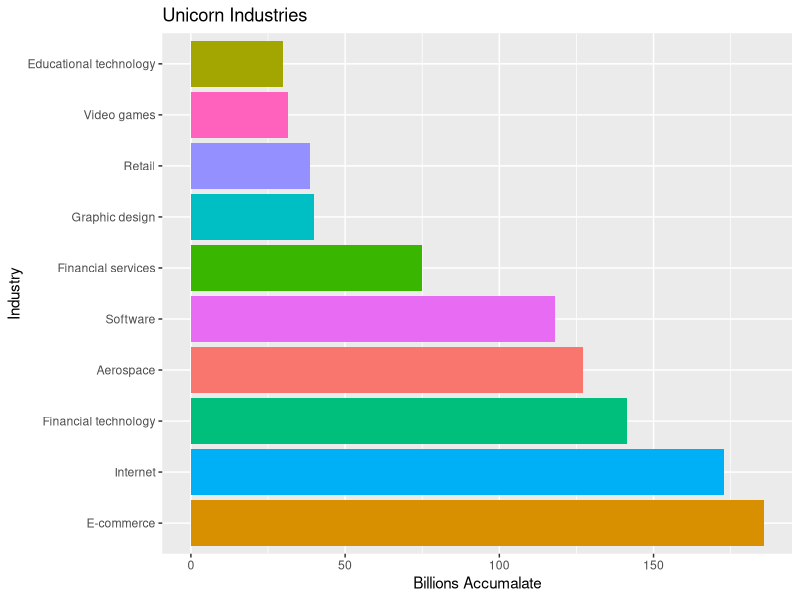
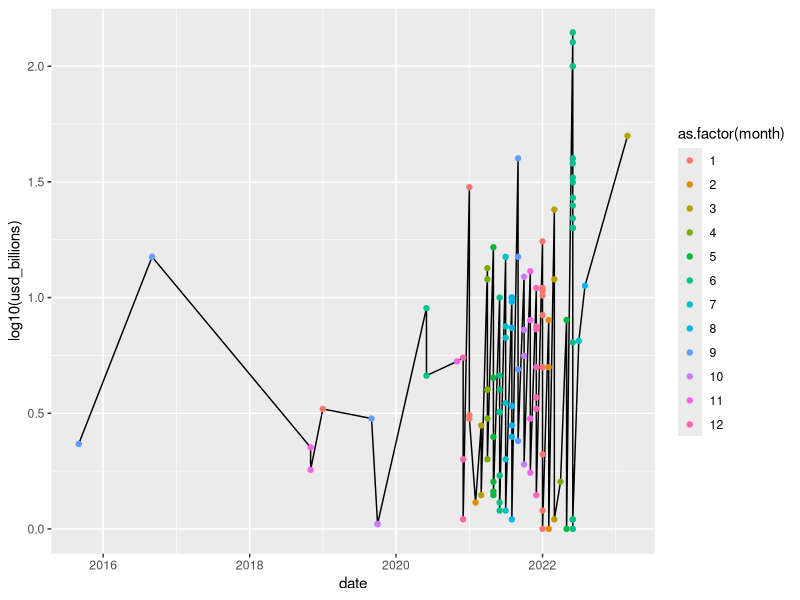

R code for these plots, in order:
library(here)
library(tidyverse)
library(glue)


data = read_csv(here('data/List_of_Unicorn_Startup_Companies.csv'))

data = data[-1]


sum(is.na(data))

data = na.omit(data)
sum(is.na(data))

columns_names= tolower(names(data)) |> iconv(from = 'UTF-8', to = 'ASCII//TRANSLIT')
columns_names =str_replace_all(columns_names," ","_")
columns_names =str_replace_all(columns_names,"[\\(\\)]","_")


columns_names
#columns_names= str_replace_all( names(data),"-", "_")  

names(data)=columns_names
names(data)
data <- data |>
        separate(valuation_date, c('month', 'year','discard')) |>
        select(!discard)

month_list=c('January',
             'February',
             'March',
             'April',
             'May',
             'June',
             'July',
             'August',
             'September',
             'October',
             'November',
             'December')

month <- factor(data$month, levels = month_list)

data$month =ordered(month, month_list) |> as.numeric()
data$month

data = mutate(data,usd_billions =as.numeric(`valuation_us$_billions_`))
data= data |>
  mutate(date=paste0(year,'-',month,'-','01'))

data$date=as.Date(x = data$date)
data$date

data = na.omit(data)

data |>
  group_by(industry) |>
  summarise(total_in_billions =sum(usd_billions)) |> 
  arrange(desc(total_in_billions)) |> 
  head(10) |> 
  ggplot(aes(y=total_in_billions, x=reorder(industry,desc(total_in_billions)), fill=industry)) +
  ylab('Billions Accumalate') +
  xlab('Industry') +
  labs(title = 'Unicorn Industries') +
  geom_col() +
  coord_flip() +
  theme(
    legend.position = 'none'
  )


data |>
  ggplot( aes(x=date, y=log10(usd_billions)) )+
  geom_line() +
  geom_point(aes(color=as.factor(month)))

